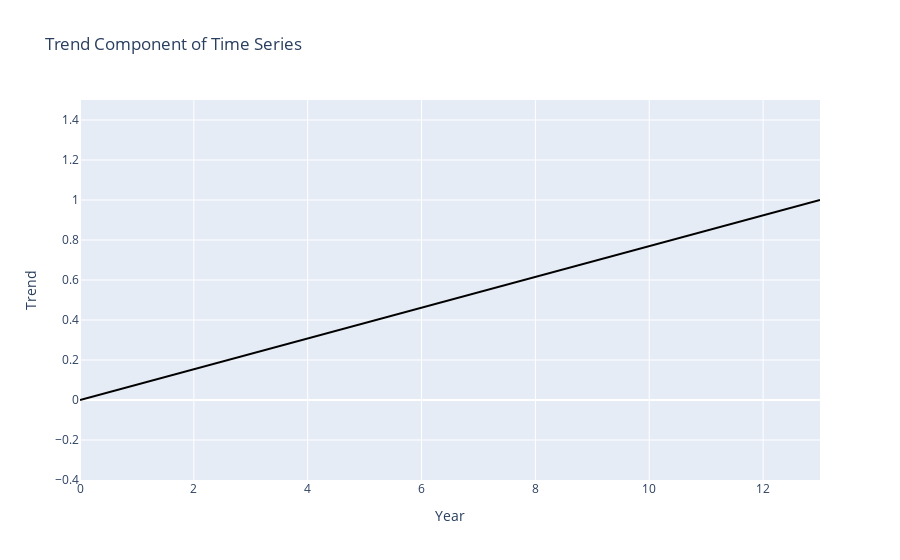

Here is the notebook cell this chart was saved with:
### Code cell
import numpy as np
import plotly.graph_objects as go

# Definir el rango de valores para el eje X
t = np.linspace(0, 13, 100)

# Crear una tendencia lineal desde 0 hasta 1
trend = np.linspace(0, 1, 100)

# Crear la figura
fig = go.Figure()
fig.add_trace(go.Scatter(x=t, y=trend, mode='lines', name='Trend', line=dict(color='black')))

# Configurar el diseño del gráfico
fig.update_layout(
    title='Trend Component of Time Series',
    xaxis_title='Year',
    yaxis_title='Trend',
    xaxis=dict(range=[0, 13]),
    yaxis=dict(range=[-0.4, 1.5])
)

# Mostrar la gráfica
fig.show()
